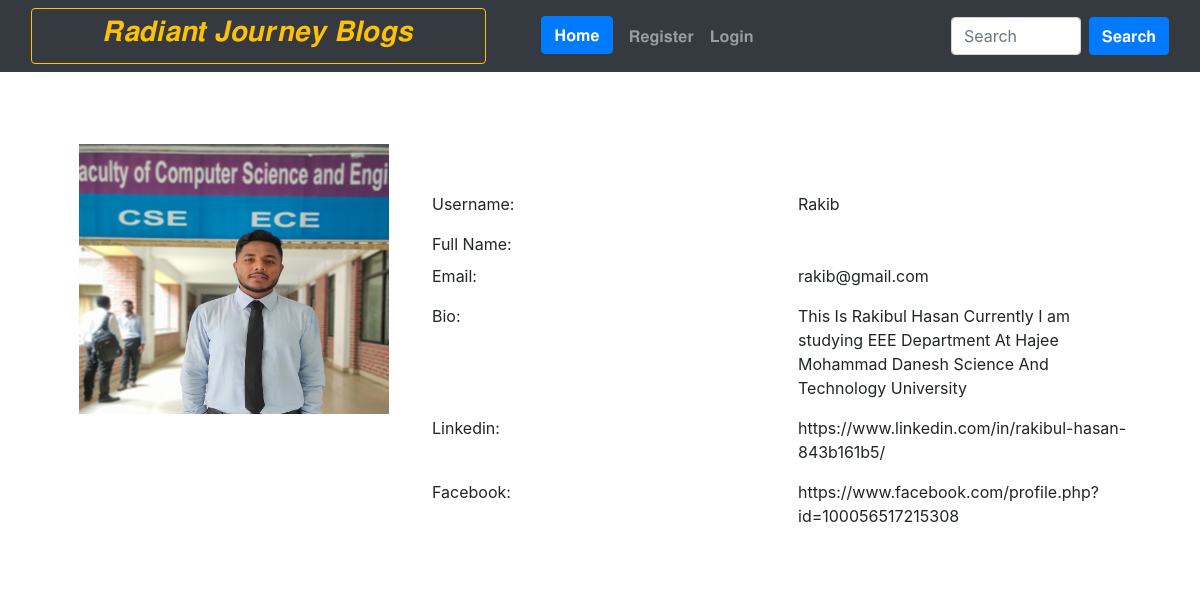
The page /user_profile/1/ on the database its author committed.
### home/models.py (models this page shows, shortened)
class BlogPost(models.Model):
    title=models.CharField(max_length=255)
    author= models.ForeignKey(User, on_delete=models.CASCADE)
    slug=models.CharField(max_length=130)
    content=models.TextField()
    image = models.ImageField(upload_to="profile_pics", blank=True, null=True)
    dateTime=models.DateTimeField(auto_now_add=True)
    category=models.ForeignKey(Category,on_delete=models.CASCADE)

class Profile(models.Model):
    user = models.OneToOneField(User, on_delete=models.CASCADE, blank=True, null=True)
    image = models.ImageField(upload_to="profile_pics", blank=True, null=True)
    bio = models.TextField(blank=True, null=True)
    phone_no = models.IntegerField(blank=True, null=True)
    facebook = models.CharField(max_length=300, blank=True, null=True)
    instagram = models.CharField(max_length=300, blank=True, null=True)
    linkedin = models.CharField(max_length=300, blank=True, null=True)

### home/views.py (the view)
# urls.py: path("user_profile/<int:myid>/", views.user_profile, name="user_profile"),
def user_profile(request, myid):
    post = BlogPost.objects.filter(id=myid)
    return render(request, "user_profile.html", {'post':post})

### home/templates/user_profile.html (shortened to what this page needs)
{% extends 'base.html' %}
{% block body %}
<div class="container profile">
            <form method="post">
                <div class="row">
                    {% for i in post %}
                    <div class="col-md-4">
                        <div class="profile-img">
                            {% if i.author.profile.image %}
                            <img src="{{i.author.profile.image.url}}" alt="" width="310px" height="270px">
                            {% endif %}
                        </div>
                    </div>
                    <div class="col-md-8">
                        <div class="profile-tab">
                            <div class="tab-pane">
                                <br><br>
                                        <div class="row">
                                            <div class="col-md-6">
                                                <label>Username:</label>
                                            </div>
                                            <div class="col-md-6">
                                                <p>{{i.author}}</p>
                                            </div>
                                        </div>
                                        <div class="row">
                                            <div class="col-md-6">
                                                <label>Full Name:</label>
                                            </div>
                                            <div class="col-md-6">
                                            </div>
                                        </div>
                                        <div class="row">
                                            <div class="col-md-6">
                                                <label>Email:</label>
                                            </div>
                                            <div class="col-md-6">
                                                <p>{{i.author.email}}</p>
                                            </div>
                                        </div>
                                        <div class="row">
                                            <div class="col-md-6">
                                                <label>Bio:</label>
                                            </div>
                                            <div class="col-md-6">
                                                <p>{{i.author.profile.bio}}</p>
                                            </div>
                                        </div>
                                        {% if i.author.profile.linkedin %}
                                        <div class="row">
                                            <div class="col-md-6">
                                                <label>Linkedin:</label>
                                            </div>
                                            <div class="col-md-6">
                                                <p>{{i.author.profile.linkedin}}</p>
                                            </div>
                                        </div>
                                        {% endif %}
                                        {% if i.author.profile.facebook %}
                                        <div class="row">
                                            <div class="col-md-6">
                                                <label>Facebook:</label>
                                            </div>
                                            <div class="col-md-6">
                                                <p>{{i.author.profile.facebook}}</p>
                                            </div>
                                        </div>
                                        {% endif %}
                                        {% endfor %}
                            </div>
                        </div>
                    </div>
            </form>
            </div>
        {% endblock %}

### rows shown on the page
BlogPost: author.profile.image (picture), author "Rakib", author.email "rakib@gmail.com", author.profile.bio "This Is Rakibul Hasan Currently I am studying EEE Department At Hajee Mohammad Danesh Science And Technology University", author.profile.linkedin "https://www.linkedin.com/in/rakibul-hasan-843b161b5/", author.profile.facebook "https://www.facebook.com/profile.php?id=100056517215308"
